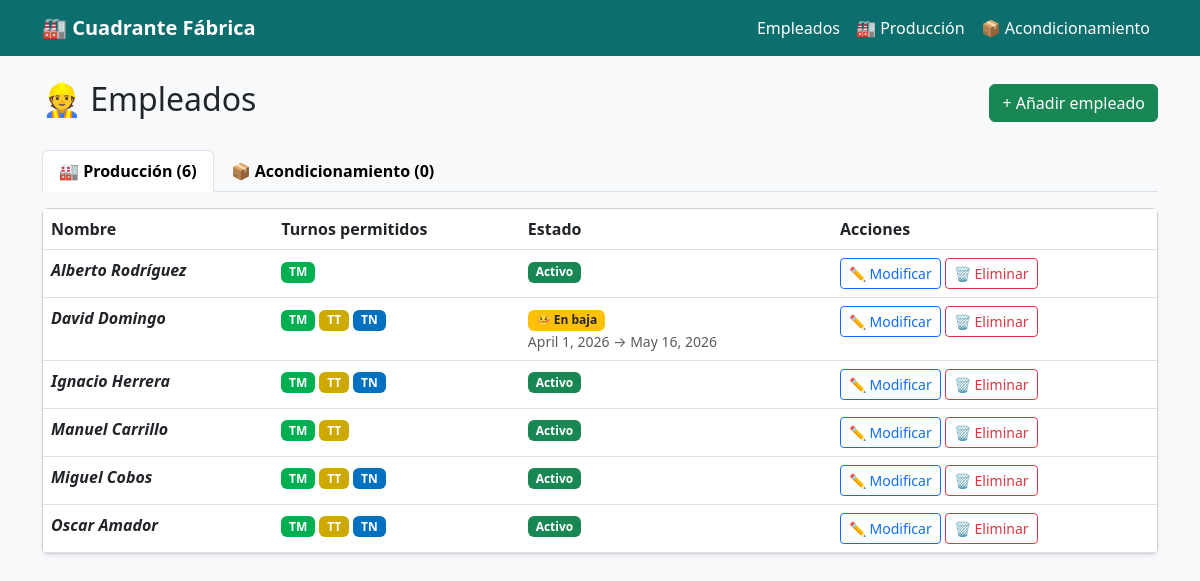
The app's page /employees/, older data.
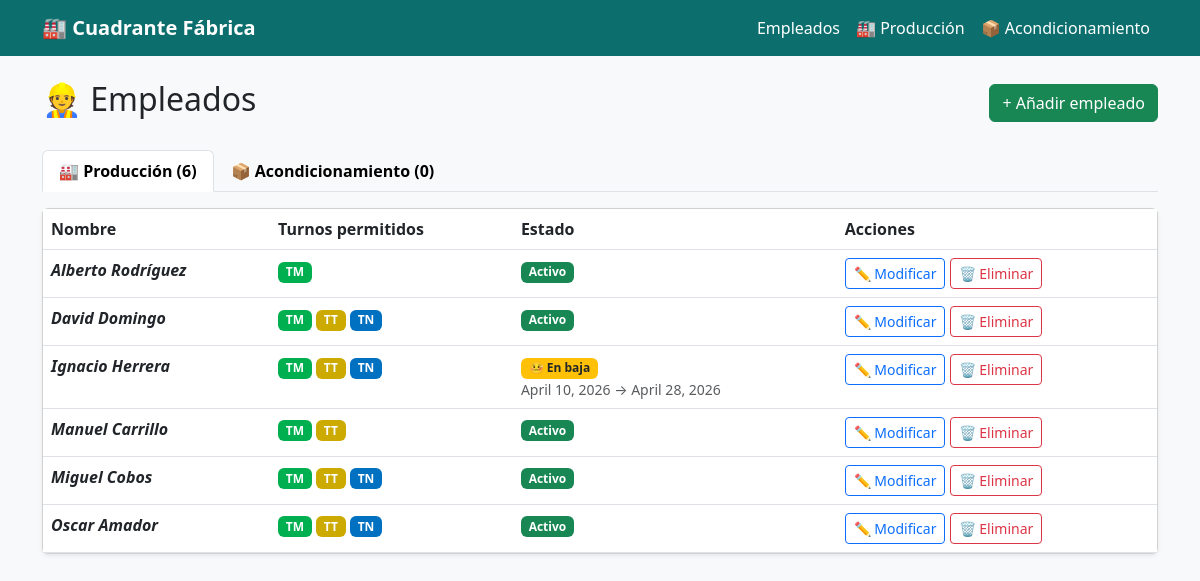
The same page, newer data.
### employees/models.py (models this page shows, shortened)
class Employee(models.Model):
    DEPARTAMENTO_CHOICES = [
        ('produccion',        'Producción'),
        ('acondicionamiento', 'Acondicionamiento'),
    ]
    name           = models.CharField(max_length=100)
    departamento   = models.CharField(max_length=20, choices=DEPARTAMENTO_CHOICES, default='produccion')
    puede_TM       = models.BooleanField(default=True, verbose_name='TM')
    puede_TT       = models.BooleanField(default=True, verbose_name='TT')
    puede_TN       = models.BooleanField(default=True, verbose_name='TN')
    en_baja        = models.BooleanField(default=False, verbose_name='En baja')
    baja_inicio    = models.DateField(null=True, blank=True, verbose_name='Inicio baja')
    baja_fin       = models.DateField(null=True, blank=True, verbose_name='Fin baja')
    class Meta:
        ordering = ['departamento', 'name']

### employees/views.py (the view)
# urls.py: path('',                 views.employee_list,   name='employee_list'),
def employee_list(request):
    produccion       = Employee.objects.filter(departamento='produccion')
    acondicionamiento = Employee.objects.filter(departamento='acondicionamiento')
    return render(request, 'employees/employee_list.html', {
        'produccion':        produccion,
        'acondicionamiento': acondicionamiento,
    })

### employees/templates/employees/employee_list.html (shortened to what this page needs)
{% extends 'base.html' %}
{% block content %}
<div class="d-flex justify-content-between align-items-center mb-4">
  <h2>👷 Empleados</h2>
  <a href="{% url 'employee_create' %}" class="btn btn-success">+ Añadir empleado</a>
</div>
<ul class="nav nav-tabs mb-3" id="empTabs">
  <li class="nav-item">
    <button class="nav-link active" data-bs-toggle="tab" data-bs-target="#produccion">
      🏭 Producción ({{ produccion.count }})
    </button>
  </li>
  <li class="nav-item">
    <button class="nav-link" data-bs-toggle="tab" data-bs-target="#acondicionamiento">
      📦 Acondicionamiento ({{ acondicionamiento.count }})
    </button>
  </li>
</ul>
<div class="tab-content">
  <div class="tab-pane fade show active" id="produccion">
    <div class="card shadow-sm">
      <table class="table table-hover mb-0">
        <thead style="background-color:#0d6e6e; color:white;">
          <tr>
            <th>Nombre</th>
            <th>Turnos permitidos</th>
            <th>Estado</th>
            <th>Acciones</th>
          </tr>
        </thead>
        <tbody>
          {% for emp in produccion %}
          <tr>
            <td class="fw-bold fst-italic">{{ emp.name }}</td>
            <td>
              {% if emp.puede_TM %}<span class="badge" style="background-color:#00B050; color:#fff;">TM</span>{% endif %}
              {% if emp.puede_TT %}<span class="badge" style="background-color:#CCAA00; color:#fff;">TT</span>{% endif %}
              {% if emp.puede_TN %}<span class="badge" style="background-color:#0070C0; color:#fff;">TN</span>{% endif %}
            </td>
            <td>
              {% if emp.en_baja %}
                <span class="badge bg-warning text-dark">🤒 En baja</span>
                {% if emp.baja_inicio and emp.baja_fin %}
                  <small class="text-muted d-block">{{ emp.baja_inicio }} → {{ emp.baja_fin }}</small>
                {% elif emp.baja_inicio %}
                  <small class="text-muted d-block">Desde {{ emp.baja_inicio }}</small>
                {% endif %}
              {% else %}
                <span class="badge bg-success">Activo</span>
              {% endif %}
            </td>
            <td>
              <a href="{% url 'employee_edit' emp.pk %}" class="btn btn-sm btn-outline-primary">✏️ Modificar</a>
              <a href="{% url 'employee_delete' emp.pk %}" class="btn btn-sm btn-outline-danger">🗑️ Eliminar</a>
            </td>
          </tr>
          {% empty %}
          <tr>
            <td colspan="4" class="text-center text-muted py-4">No hay empleados en Producción.</td>
          </tr>
          {% endfor %}
        </tbody>
      </table>
    </div>
  </div>
</div>
{% endblock %}

### templates/base.html (shortened to what this page needs)
<!DOCTYPE html>
<html lang="fr">
<head>
  <link href="https://cdn.jsdelivr.net/npm/bootstrap@5.3.0/dist/css/bootstrap.min.css" rel="stylesheet">
</head>
<body>
  <nav class="navbar navbar-expand-lg mb-4">
    <div class="container">
      <a class="navbar-brand fw-bold" href="/">🏭 Cuadrante Fábrica</a>
      <div class="navbar-nav">
        <a class="nav-link" href="/employees/">Empleados</a>
        <a class="nav-link" href="/schedule/">🏭 Producción</a>
        <a class="nav-link" href="/schedule/acondicionamiento/">📦 Acondicionamiento</a>
      </div>
    </div>
  </nav>
  <div class="container">
    {% block content %}{% endblock %}
  </div>
</body>
</html>

### templates/base.html (style rules this page uses)
body { background-color: #f8f9fa; }
.navbar { background-color: #0d6e6e; }
.navbar-brand, .nav-link { color: white !important; }

### employees/templates/employees/employee_list.html (style rules this page uses)
.nav-tabs .nav-link { color: black !important; font-weight: bold; }
.nav-tabs .nav-link.active { color: black !important; font-weight: bold; }

Row changes from the older to the newer data that the page shows:
changed Employee "David Domingo": baja_inicio "April 1, 2026" → (not shown); baja_fin "May 16, 2026" → (not shown); en_baja "🤒 En baja →" → "Activo"
changed Employee "Ignacio Herrera": baja_inicio (not shown) → "April 10, 2026"; baja_fin (not shown) → "April 28, 2026"; en_baja "Activo" → "🤒 En baja →"
